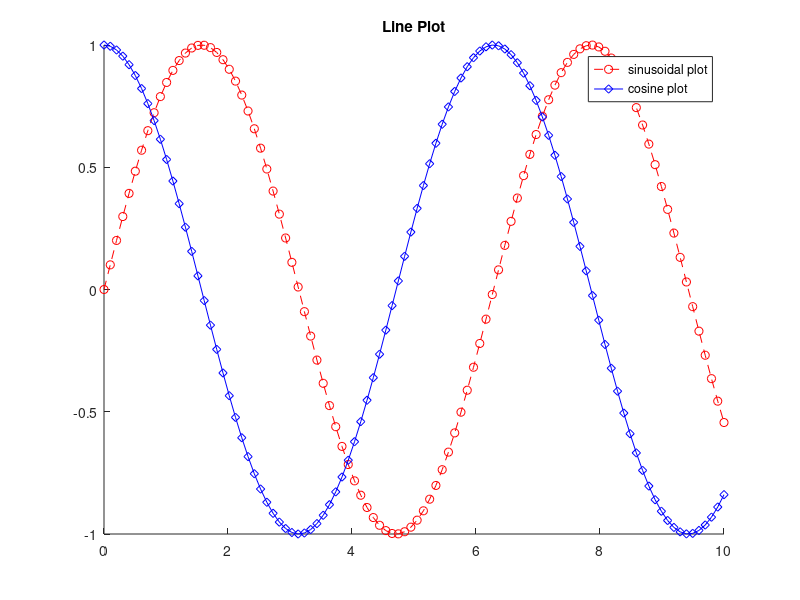
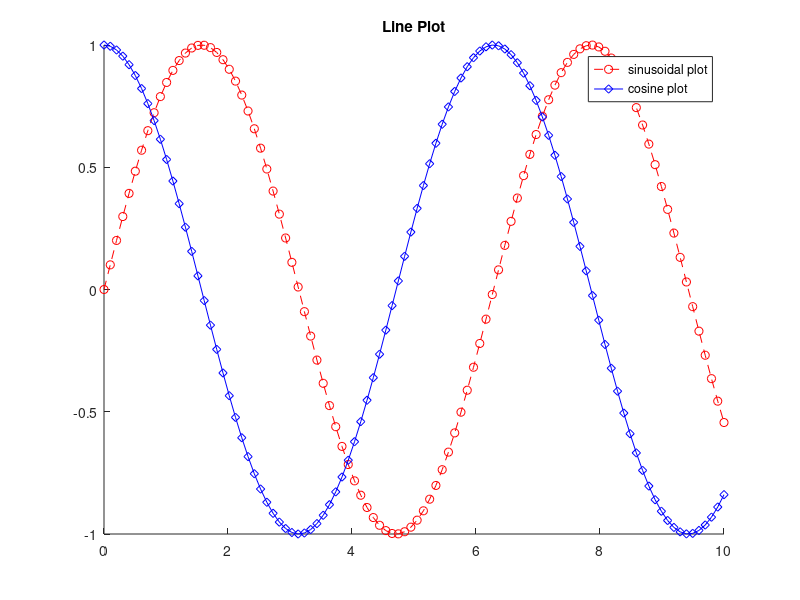

Write MATLAB code to recreate these figures, in order.
%This script draws multiple line plots in one plot area.

clear all;
close all;
clc;
x = linspace(0,10, 100);
y1 = sin(x);
y2 = cos(x);
fig = figure();
hold on;
plot(x,y1, 'r--o');
plot(x,y2, 'b-d');
legend("sinusoidal plot", "cosine plot");
title("Line Plot");
saveas(fig, 'lineplot.png');
savefig (fig, 'lineplot.fig', "compact");